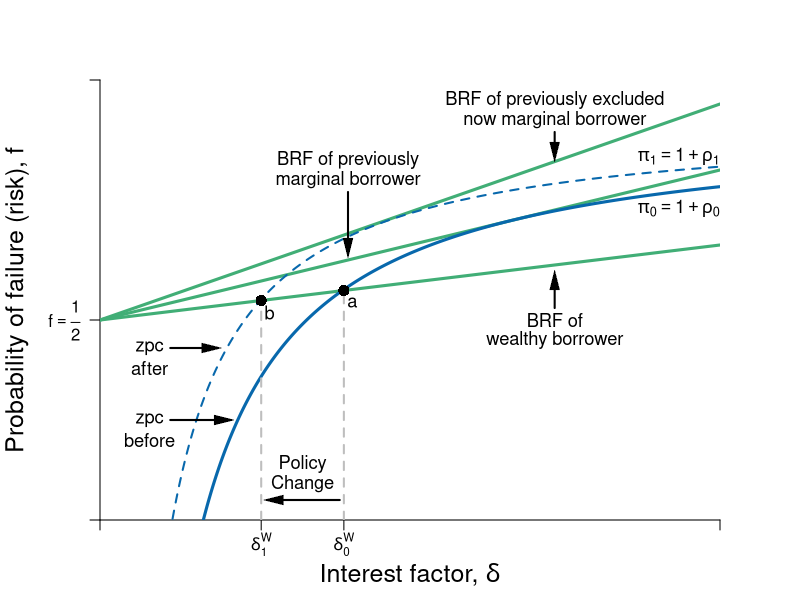

Write the R code that produced this figure.
#Graph Designer: Simon Halliday
#Authors: Bowles, Foley and Halliday
#Title: Coordination, Conflict and Competition: A Text in Microeconomics

library(shape)
pdf(file = "credit/credit_investment_macro.pdf", width = 8, height = 6)

#Set parameters for graphics
axislabelsize <- 1.5
labelsize <- 1.1
graphlinewidth <- 3
segmentlinewidth <- 2

COL <- c("#7fc97f", "#beaed4", "#fdc086", "#ffff99", "#386cb0", "#f0027f", "#bf5b17", "#666666")
COLA <- c("#e0f3db", "#99d8c9","#66c2a4","#41ae76", "#238b45", "#005824")
COLB <- c("#c6dbef", "#4eb3d3", "#2b8cbe", "#0868ac","#084081")

#Edited the margins to cater for the larger LHS labels
par(mar =  c(4, 5, 4, 4))

brfFn <- function(delta, q = 1, k = 1) {
  .5 + (delta / (2 * q)) * (1 - k)
}

PCFn <- function(delta, q = 1) {
  delta/q
}

isoreturnFn <- function(delta, pi = 0.125) {
  1 - (pi)/delta
}

yFn <- function(d1, f1, q = 1){
  q*f1*(1 - f1) - d1*(1 - f1)
}

ylow <- function(delta, q = 1, ybar = 0.0625){
  (-sqrt(delta^2 - 2*delta*q + q^2 - 4*q*ybar) + delta + q)/(2*q)
}

yhigh <- function(delta, q = 1, ybar = 0.0625){
  (sqrt(delta^2 - 2*delta*q + q^2 - 4*q*ybar) + delta + q)/(2*q)
}

xlims <- c(0, 1.5)
ylims <- c(0, 1.1)

npts <- 501 
d1 <- seq(xlims[1], xlims[2], length.out = npts)
f1 <- seq(ylims[1], ylims[2], length.out = npts) 
a <- c(0.0625)

plot(0, 0, xlim = xlims, ylim = ylims, type = "n",
     xlab = expression(paste("")),
     ylab = expression(paste("")), 
     xaxt = "n", 
     yaxt = "n", 
     cex.lab = axislabelsize, 
     bty = "n",
     xaxs="i", 
     yaxs="i"
)


# ticksy <- seq(from = 0, to = ylims[2], by = 0.1)
# ylabels <- seq(from = 0, to = ylims[2], by = 0.1)
# ticksx <- seq(from = 0, to = xlims[2], by = 0.1)
# xlabels <- seq(from = 0, to = xlims[2], by = 0.1)
ticksy <- c(ylims[1], 0.5, ylims[2])
ylabels <- c(NA, expression(paste(f == frac(1,2))),  NA)
ticksx <- c(xlims[1], 0.39, 0.59, xlims[2])
xlabels <- c(NA, expression(paste(delta[1]^{W})), expression(paste(delta[0]^{W})), NA)

axis(1, at = ticksx, pos = 0, labels = xlabels)
axis(2, at = ticksy, pos = 0, labels = ylabels, las = 1)

npts <- 503 
xx1 <- seq(xlims[1], xlims[2], length.out = npts)

#Draw the graphs
lines(xx1, brfFn(xx1, k = 0.28), col = COLA[4], lwd = graphlinewidth)
lines(xx1, brfFn(xx1, k = 0.5), col = COLA[4], lwd = graphlinewidth)
lines(xx1, brfFn(xx1, k = 0.75), col = COLA[4], lwd = graphlinewidth)
lines(xx1, isoreturnFn(xx1, pi = 0.175), col = COLB[4], lwd = segmentlinewidth, lty = 2)
lines(xx1, isoreturnFn(xx1, pi = 0.25), col = COLB[4], lwd = graphlinewidth)
#lines(xx1, isoreturnFn(xx1, pi = 0.5), col = COLB[4], lwd = graphlinewidth)


#Axis labels
mtext(expression(paste("Interest factor, ", delta)), side = 1, line = 2.5, cex = axislabelsize)
text(-0.2, 0.5*(ylims[2]), expression(paste("Probability of failure (risk), ", f)), xpd = TRUE, cex = axislabelsize, srt = 90) 

segments(0.39, -1, 0.39, brfFn(0.39, k = 0.75), lty = 2, col = "gray" , lwd = segmentlinewidth)
points(0.39, brfFn(0.39, k = 0.75), pch = 16, col = "black", cex = 1.5)
text(0.39 + 0.02, brfFn(0.39, k = 0.75) - 0.03, expression(paste(b)), cex = labelsize)

#segments(1, -1, 1, brfFn(delta = 1, k = 0.5), lty = 2, col = "gray" , lwd = segmentlinewidth)
#points(1, brfFn(1, k = 0.5), pch = 16, col = "black", cex = 1.5)
# text(1, brfFn(1, k = 0.5) + 0.04, expression(paste(n)), cex = labelsize)

segments(.59, -1, 0.59, brfFn(delta = 0.59, k = 0.75), lty = 2, col = "gray" , lwd = segmentlinewidth)
points(0.59, brfFn(0.59, k = 0.75), pch = 16, col = "black", cex = 1.5)
text(0.59 + 0.02, brfFn(0.59, k = 0.75) - 0.03, expression(paste(a)), cex = labelsize)

#segments(.7, -1, 0.7, brfFn(delta = 0.7, k = 0.28), lty = 2, col = "gray" , lwd = segmentlinewidth)
#points(0.7, brfFn(0.7, k = 0.28), pch = 16, col = "black", cex = 1.5)

text(1.4, 0.91, expression(paste(pi[1] == 1 + rho[1])), cex = labelsize)
text(1.4, 0.78, expression(paste(pi[0] == 1 + rho[0])), cex = labelsize)


text(1.1, 1.05, expression(paste("BRF of previously excluded")), cex = labelsize)
text(1.1, 1.0, expression(paste("now marginal borrower")), cex = labelsize)
Arrows(1.1, 0.97, 1.1, 0.92, col = "black", lty = 1, lwd = 2, arr.type = "triangle", arr.lwd = 0.5)

text(1.1, 0.5, expression(paste("BRF of")), cex = labelsize)
text(1.1, 0.45, expression(paste("wealthy borrower")), cex = labelsize)
Arrows(1.1, 0.53, 1.1, 0.6, col = "black", lty = 1, lwd = 2, arr.type = "triangle", arr.lwd = 0.5)


text(0.6, 0.9, expression(paste("BRF of previously")), cex = labelsize)
text(0.6, 0.85, expression(paste("marginal borrower")), cex = labelsize)
Arrows(0.6, 0.82, 0.6, 0.68, col = "black", lty = 1, lwd = 2, arr.type = "triangle", arr.lwd = 0.5)

#text(1.1, 1, expression(paste("after policy change")), cex = labelsize)
#text(1.1, 0.85, expression(paste("rate increase")), cex = labelsize)

#text(1.25, 0.55, expression(paste("Zero profit condition")), cex = labelsize)
#text(1.25, 0.51, expression(paste("before policy change")), cex = labelsize)
#Arrows(1.25, 0.58, 1.25, 0.76, col = "black", lty = 1, lwd = 2, arr.type = "triangle", arr.lwd = 0.5)

#text(1.2, 0.25, expression(paste("rate increase")), cex = labelsize)

text(0.12, 0.43, expression(paste("zpc")), cex = labelsize)
text(0.12, 0.38, expression(paste("after")), cex = labelsize)
Arrows(0.17, 0.43, 0.27, 0.43, col = "black", lty = 1, lwd = 2, arr.type = "triangle", arr.lwd = 0.5)
text(0.12, 0.25, expression(paste("zpc")), cex = labelsize)
text(0.12, 0.2, expression(paste("before")), cex = labelsize)
Arrows(0.17, 0.25, 0.3, 0.25, col = "black", lty = 1, lwd = 2, arr.type = "triangle", arr.lwd = 0.5)

text(0.49, 0.14, expression(paste("Policy")), cex = labelsize)
text(0.49, 0.09, expression(paste("Change")), cex = labelsize)
Arrows(0.58, 0.05, 0.42, 0.05, col = "black", lty = 1, lwd = 2, arr.type = "triangle", arr.lwd = 0.5)



#text(0.62, 0.9, expression(paste(f == frac(1,2) + frac(delta, 2*q))), cex = labelsize)

# text(0.62, 0.4, expression(paste("A's participation")), cex = labelsize)
# text(0.62, 0.35, expression(paste("constraint")), cex = labelsize)
# text(0.62, 0.25, expression(paste(f == frac(delta, q))), cex = labelsize)



# text(0.88, 0.6, expression(paste("P's iso-profit curve")), cex = labelsize)
# text(0.88, 0.55, expression(paste(pi == pi^{NE})), cex = labelsize)
# Arrows(0.88, 0.63, 0.88, 0.82, col = "black", lty = 1, lwd = 2, arr.type = "triangle", arr.lwd = 0.5)

# text(0.3, 0.15, expression(paste("Pareto-improving")), cex = labelsize)
# text(0.3, 0.1, expression(paste("lens")), cex = labelsize)
# Arrows(0.3, 0.18, 0.3, 0.5, col = "black", lty = 1, lwd = 2, arr.type = "triangle", arr.lwd = 0.5)


dev.off()
